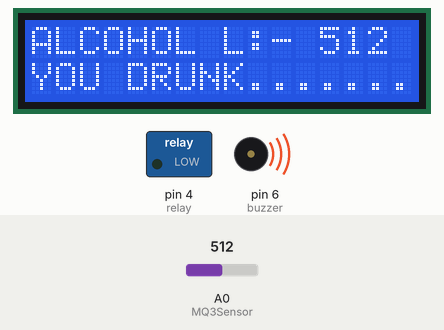
A sketch run on a simulated Arduino Uno, built with avr-gcc and run on an emulated ATmega328P. Shown: 16×2 character LCD, switched loads named in the sketch (green lamp = pin HIGH), buzzer (waves = sounding, pin HIGH). Inputs (shaded band) come from the test bench; at power-on: A0 (MQ3Sensor) = 512. The modem accepts every AT command (registered, SIM ready, sends succeed) and sends nothing else; what the sketch prints to the serial monitor is not drawn.

Above: at 1.2 s.
1.3 s: A0 (MQ3Sensor) set to 418
At 1.8 s:
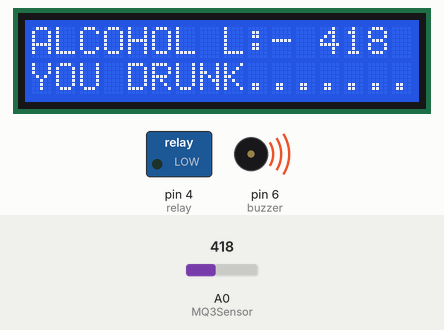
2.8 s: A0 (MQ3Sensor) set to 385
At 3.6 s:
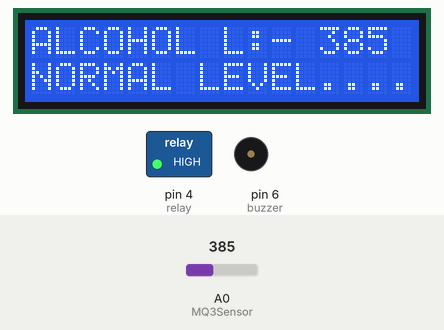
4.3 s: A0 (MQ3Sensor) set to 410
At 4.7 s:
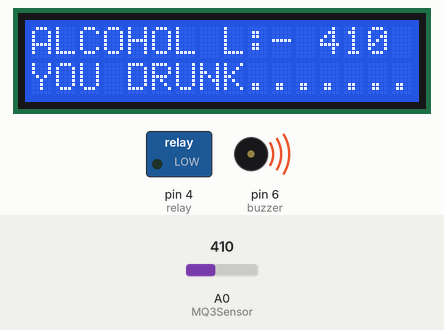
Timing chart, 0 to 7.3 s (numbered marks = the images above; inputs shaded):
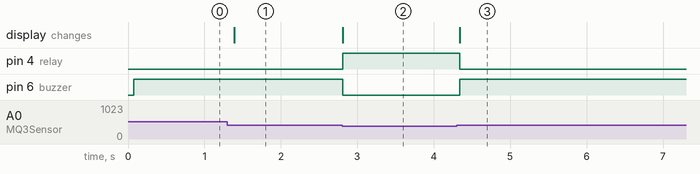

Measured:
- the behaviour switches between 401 and 400 on A0 (MQ3Sensor) (found by bisection; images 1 and 2)
- after the input at 1.3 s, the display: changes after 0.09 s (image 1)
- after the input at 2.8 s, pin 4 (relay): LOW → HIGH at once; pin 6 (buzzer): HIGH → LOW at once; the display: changes at once (image 2)
- after the input at 4.3 s, pin 4 (relay): HIGH → LOW at once; pin 6 (buzzer): LOW → HIGH at once; the display: changes at once (image 3)

The sketch:

Alcohol_Detector_Using_Arduino_GSM.ino
```cpp
#include <LiquidCrystal.h>
#include <SoftwareSerial.h>
#define rxPin 3
#define txPin 2

SoftwareSerial sim800(rxPin, txPin);
LiquidCrystal lcd(12, 11, 10, 9, 8, 7);
int MQ3Sensor = A0;
int relay = 4;
int buzzer = 6;
int sensorThres = 400;

void setup() {
  Serial.begin(9600);
  sim800.begin(9600);
  sim800.println("AT");
  lcd.begin(16, 2);
  pinMode(MQ3Sensor, INPUT);
  pinMode(relay, OUTPUT);
    pinMode(buzzer, OUTPUT);
}

void loop() {
  lcd.clear();
  int analogSensor = analogRead(MQ3Sensor);

  Serial.println(analogSensor);

  lcd.clear();
  lcd.setCursor(0, 0);
  lcd.print("ALCOHOL L:- ");
  lcd.setCursor(12, 0);
  lcd.print(analogSensor);
  lcd.setCursor(0, 1);
  if (analogSensor > sensorThres) {
    lcd.print("YOU DRUNK.......");
    digitalWrite(relay, LOW);
     digitalWrite(buzzer, HIGH);

  } else {

    lcd.print("NORMAL LEVEL....");
    digitalWrite(relay, HIGH);
     digitalWrite(buzzer, LOW);
  }
  delay(100);
}

void SendMessage() {
  Serial.println("Alcohal");
  sim800.println("AT+CMGF=1");
  delay(1000);
  sim800.println("AT+CMGS=\"+918830584864\"\r");
  delay(1000);
  sim800.println("Alcohal Detected I Then This Person Is Drunk ");
  delay(100);
  sim800.println((char)26);
  delay(1000);
}
```
